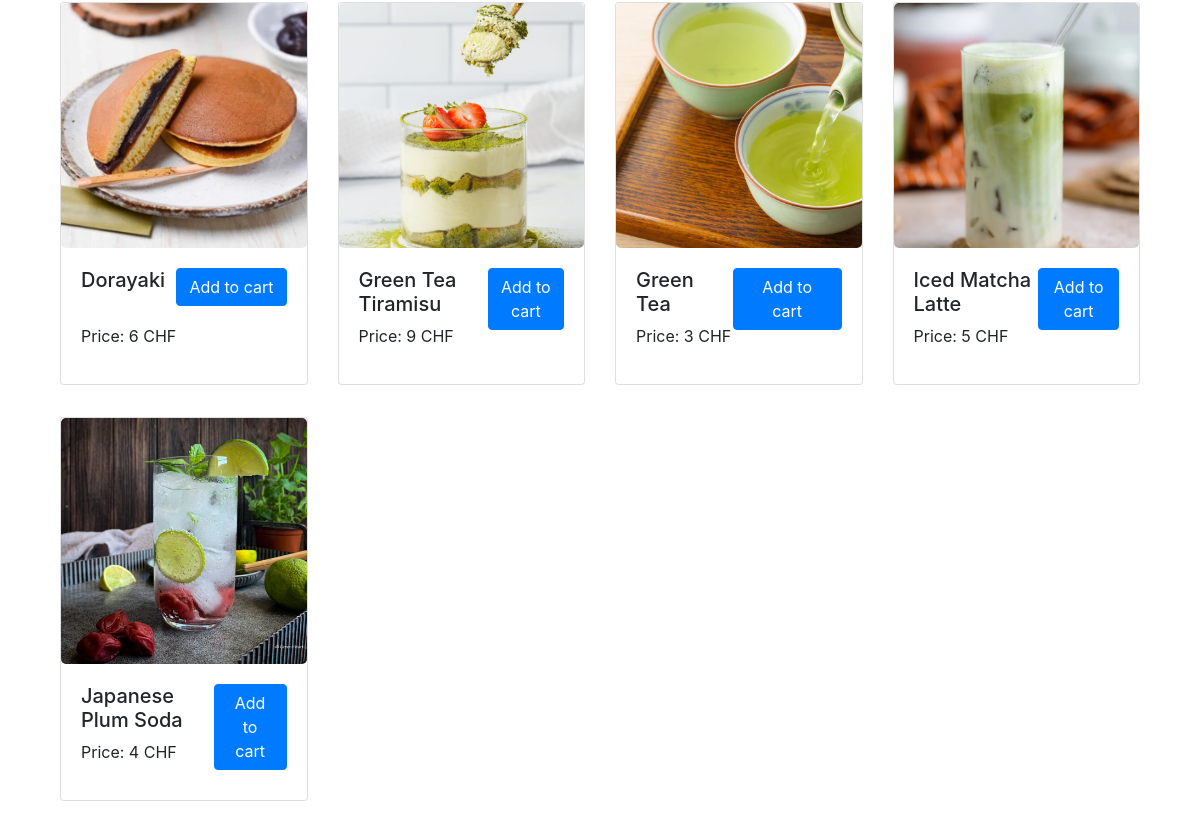
Before: / (lower part) with the older database file.
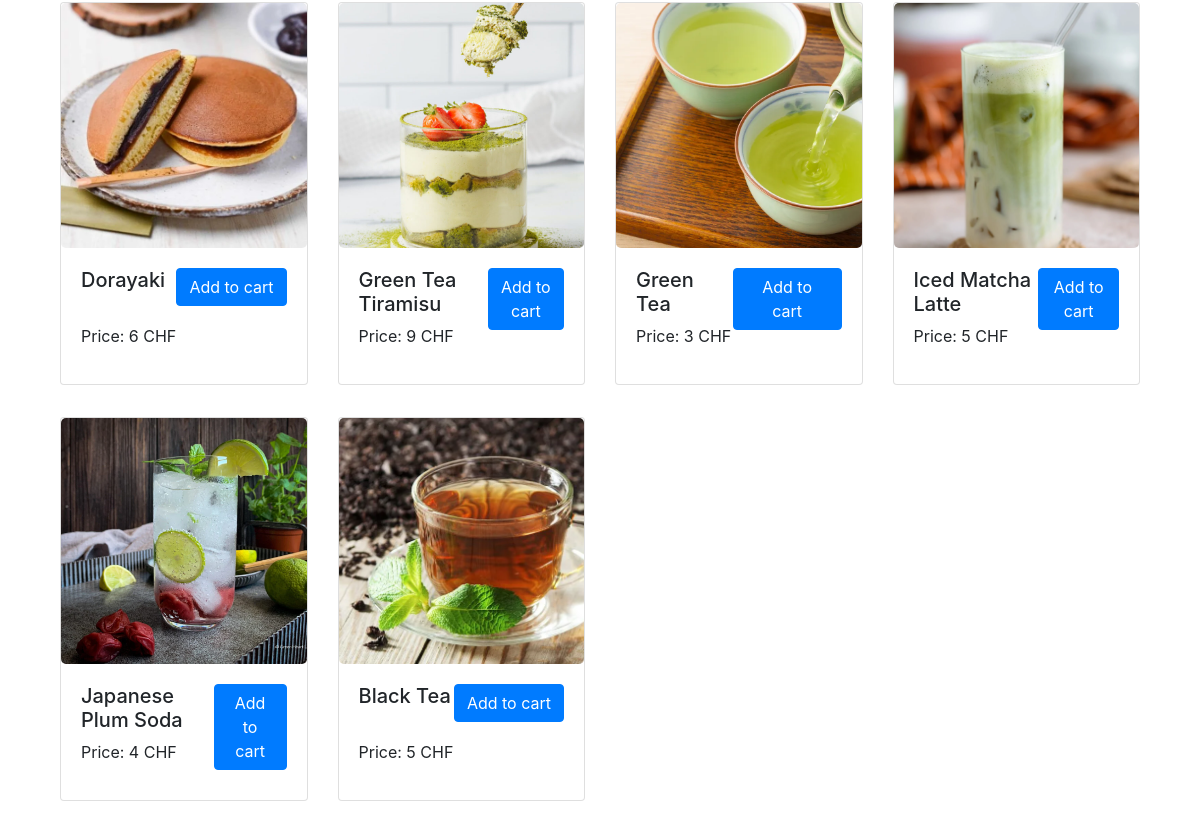
After: the same page with the newer database file.
### menu_item/models.py (models this page shows, shortened)
class MenuItem(models.Model):
    name = models.CharField(max_length=30)
    price = models.IntegerField()
    description = models.CharField(max_length=100)
    image = models.ImageField(upload_to='menu_item/images')
    category = models.CharField(max_length=30, default='')

### menu_item/views.py (the view)
# urls.py: path('', MenuItemListView.as_view(), name='menu_item_list'),
class MenuItemListView(ListView):
    model = MenuItem
    template_name = 'menu.html'
    context_object_name = 'menu_item_list'
    menu_item_list = MenuItem.objects.all()

### menu_item/templates/menu.html (shortened to what this page needs)
{% extends 'index.html' %}
{% block content %}
    <div class="container mt-5">
      <div class="d-none d-md-block">
        <div class="row">
          {% for menu_item in menu_item_list %}
              {% include '_menu_card.html' with menu_item=menu_item %}
          {% endfor %}
      </div>
    </div>
    </div>
{% endblock %}

### menu_item/templates/index.html (shortened to what this page needs)
{% load static %}
<!DOCTYPE html>
<html lang="en">
  <head>
    <link
      rel="stylesheet"
      href="https://stackpath.bootstrapcdn.com/bootstrap/4.4.1/css/bootstrap.min.css"
    />
    <link
      rel="stylesheet"
      href="https://cdn.jsdelivr.net/npm/bootstrap-icons@1.3.0/font/bootstrap-icons.css"
    />
    <link rel="stylesheet" href="{% static 'style.css' %}" />
  </head>
  <body>
    <div class="container mt-4">{% block content %} {% endblock %}</div>
  </body>
</html>

### menu_item/templates/_menu_card.html
{% block content %}
<div class="col-md-4 col-lg-3">
  <div class="card my-3">
    <a href="{% url 'menu_item_detail' menu_item.pk %}">
      <img class="card-img-top square-img" src="{{ menu_item.image.url}}" />
    </a>
    <div class="card-body d-flex justify-content-between">
      <div>
        <h5 class="two-line-ellipsis">{{ menu_item.name }}</h5>
        <p>Price: {{ menu_item.price }} CHF</p>
      </div>
      <div>
        <button class="btn btn-primary">Add to cart</button>
      </div>
    </div>
  </div>
</div>
{% endblock %}

### menu_item/static/style.css (style rules this page uses)
.square-img { aspect-ratio: 1 / 1; border-radius: 5px; object-fit: cover; }
.two-line-ellipsis { display: -webkit-box; -webkit-box-orient: vertical; overflow: hidden; -webkit-line-clamp: 2; height: 48px; }

Changed rows visible on the page:
added MenuItem: image (picture), name "Black Tea", price "5"
